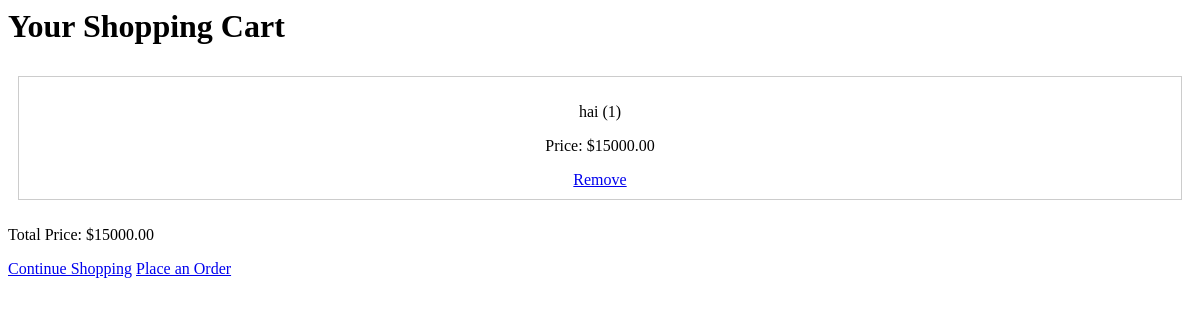
The app's page /cart/ (signed in) with its own data.
### cart/models.py (models this page shows, shortened)
class CartItem(models.Model):
	product = models.ForeignKey(Product, on_delete=models.CASCADE)
	quantity = models.PositiveIntegerField(default=0)
	user = models.ForeignKey(User, on_delete=models.CASCADE)

class Product(models.Model):
	category = models.ForeignKey(Category, on_delete=models.CASCADE, default=1)
	name = models.CharField(max_length=100)
	description = models.TextField(null=True)
	price = models.DecimalField(max_digits=10, decimal_places=2)
	image = models.ImageField(upload_to='products/')

### cart/views.py (the view)
# urls.py: path('cart/', views.view_cart, name='view_cart'),
def view_cart(request):
	cart_items = CartItem.objects.filter(user=request.user)
	total_price = sum(item.product.price * item.quantity for item in cart_items)
	return render(request, 'cart/cart.html', {'cart_items': cart_items, 'total_price': total_price})

### template/cart/cart.html (shortened to what this page needs)
<html lang="en">
<head>
</head>
<body>
	<h1>Your Shopping Cart</h1>
	<div class="product-list">
	{% for item in cart_items %}
	<div class="product-item">
		<p>{{ item.product.name }} ({{ item.quantity }})</p>
		<p>Price: ${{ item.product.price }}</p>
		<a href="{% url 'remove_from_cart' item.id %}">Remove</a>
	</div>
	{% empty %}
	<p>Your cart is empty.</p>
	{% endfor %}
	</div>
	<p>Total Price: ${{ total_price }}</p>
	<a href="{% url 'product_list' %}">Continue Shopping</a>
	<a href="{% url 'place_order' %}">Place an Order</a>
</body>
</html>

### template/cart/cart.html (style rules this page uses)
.product-list { display: flex; flex-wrap: wrap; justify-content: space-between; list-style: none; padding: 0; }
.product-item { flex: 1; margin: 10px; border: 1px solid #ccc; padding: 10px; text-align: center; }

### records on screen
CartItem: product.name "hai", quantity "1", product.price "15000.00"

### other values on screen
{{ total_price }} "15000.00"
